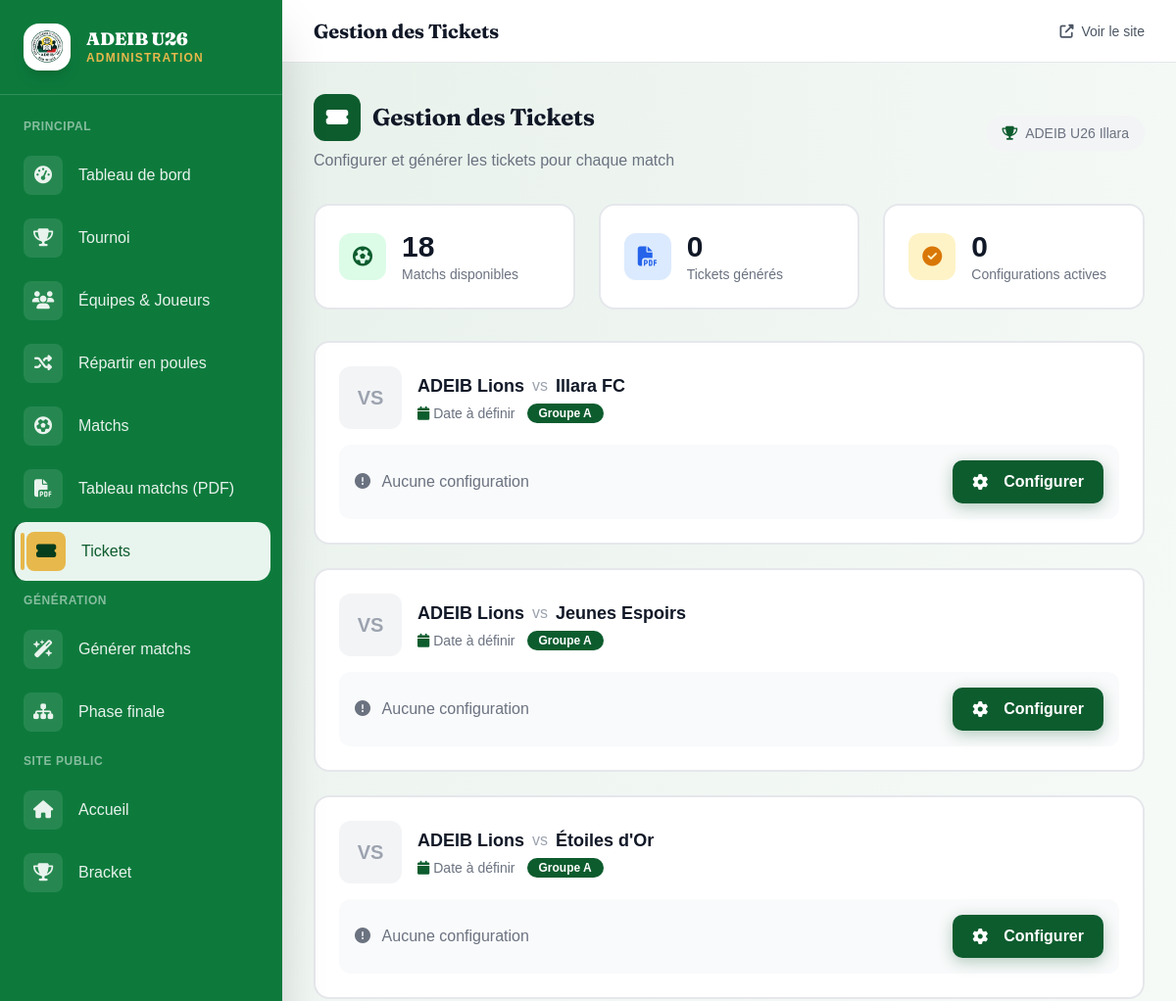
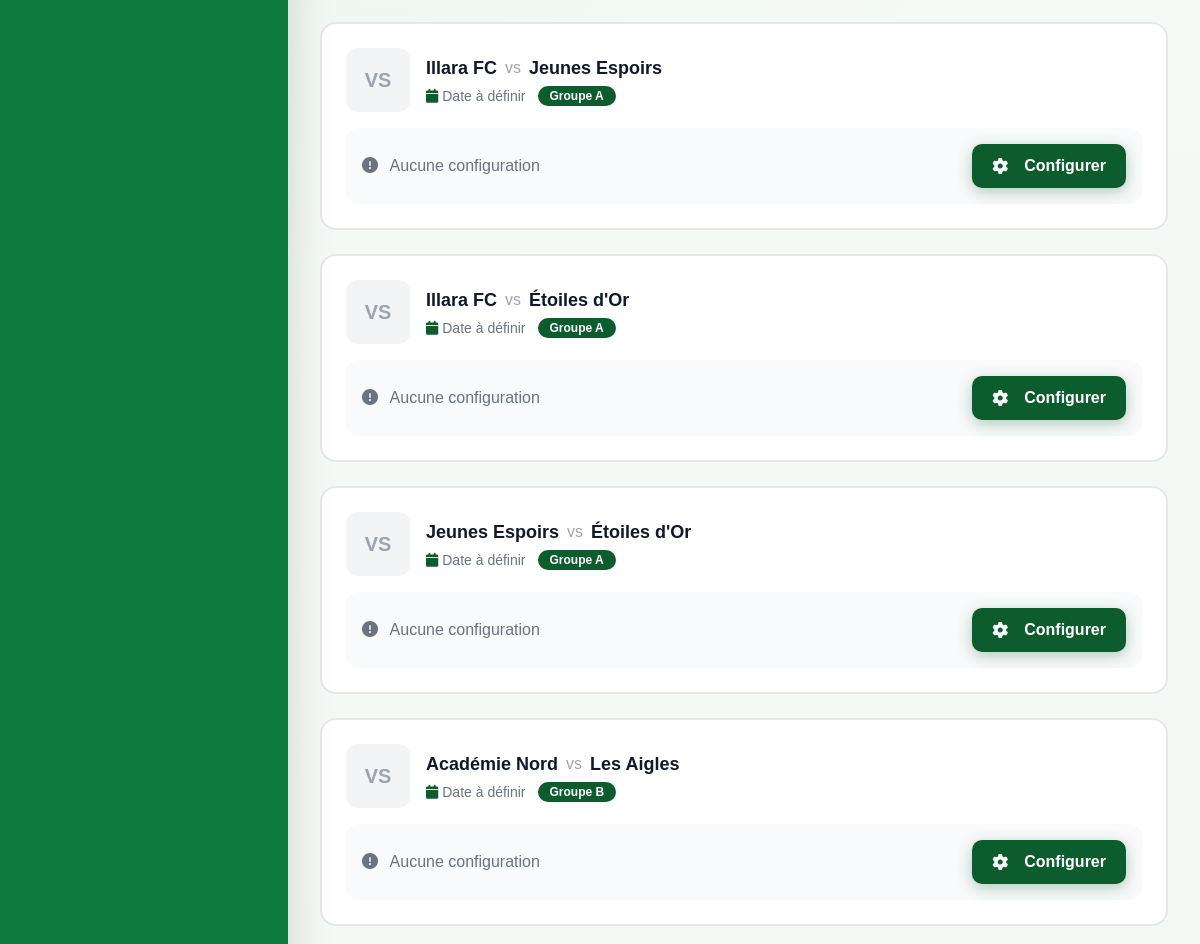
/admin-panel/tickets/ (signed in, upper part), run on an earlier commit of the app's database (2 pictures, top to bottom).
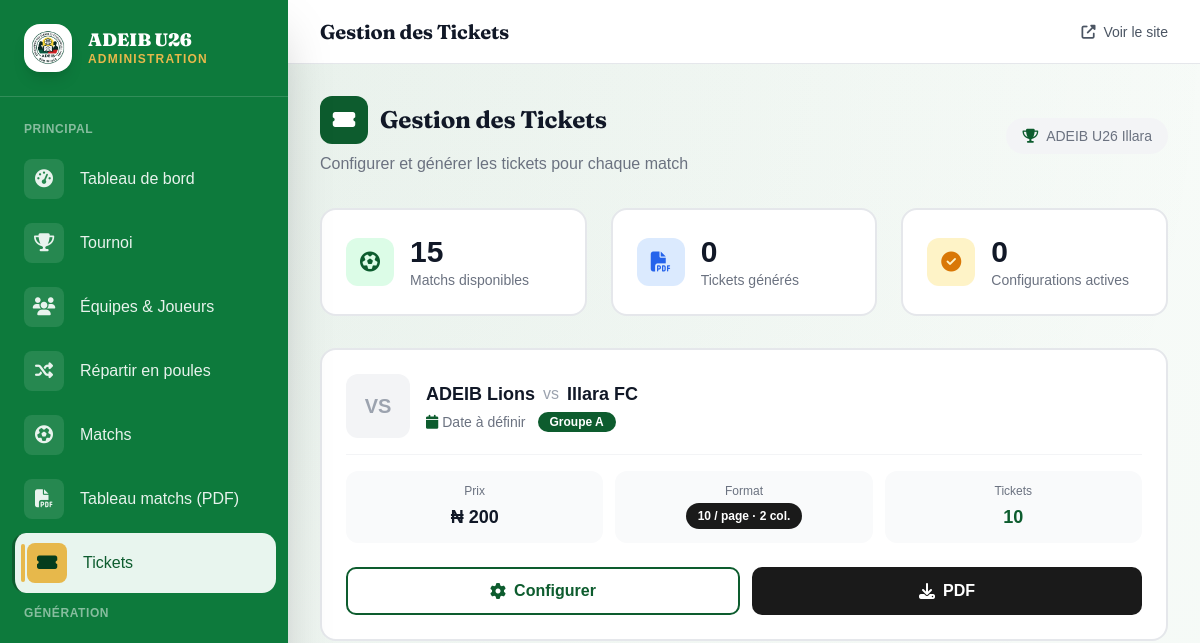
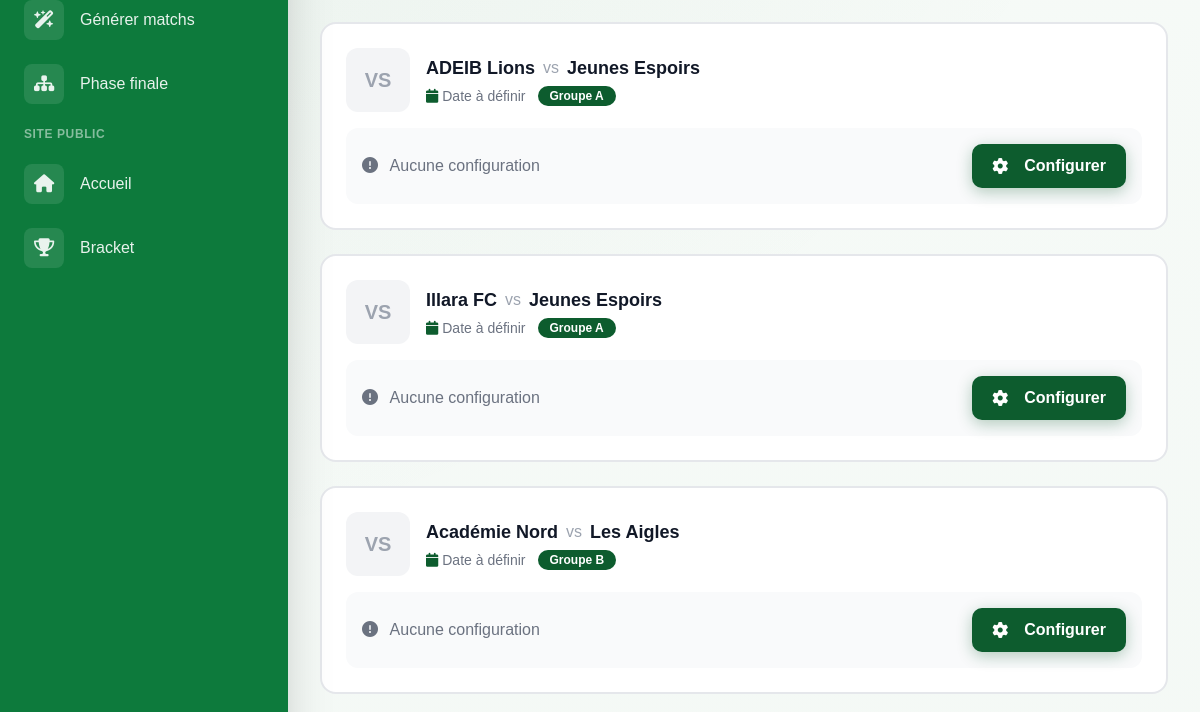
And on a later commit of the database (2 pictures, top to bottom).
### tournament/models.py (models this page shows, shortened)
class Match(models.Model):
    PHASE_CHOICES = [
        ('GROUP', 'Phase de groupes'),
        ('QF', 'Quart de finale'),
        ('SF', 'Demi-finale'),
        ('3RD', 'Match 3e place'),
        ('FINAL', 'Finale'),
    ]
    STATUS_CHOICES = [
        ('SCHEDULED', 'Programmé'),
        ('LIVE', 'En direct'),
        ('FINISHED', 'Terminé'),
        ('CANCELLED', 'Annulé'),
    ]
    tournament = models.ForeignKey(Tournament, on_delete=models.CASCADE, related_name='matches')
    phase = models.CharField(max_length=10, choices=PHASE_CHOICES, default='GROUP')
    group = models.ForeignKey(Group, on_delete=models.SET_NULL, null=True, blank=True, related_name='matches')
    home_team = models.ForeignKey(Team, on_delete=models.CASCADE, related_name='home_matches')
    away_team = models.ForeignKey(Team, on_delete=models.CASCADE, related_name='away_matches')
    match_date = models.DateTimeField(null=True, blank=True)
    venue = models.CharField(max_length=200, blank=True, default='Stade Cup Legends')
    home_score = models.PositiveIntegerField(default=0)
    away_score = models.PositiveIntegerField(default=0)
    status = models.CharField(max_length=10, choices=STATUS_CHOICES, default='SCHEDULED')
    matchday = models.PositiveIntegerField(default=1)
    live_started_at = models.DateTimeField(null=True, blank=True)
    stream_url = models.URLField(blank=True, null=True, verbose_name='Lien de diffusion')
    stream_platform = models.CharField(
        max_length=10, choices=STREAM_PLATFORM_CHOICES, default='YOUTUBE',
        blank=True, verbose_name='Plateforme de diffusion',
    )
    man_of_the_match = models.ForeignKey(
        'Player', on_delete=models.SET_NULL, null=True, blank=True,
        related_name='motm_awards', verbose_name='Homme du match',
    )
    class Meta:
        verbose_name = 'Match'
        verbose_name_plural = 'Matchs'
        ordering = ['match_date']

class Team(models.Model):
    tournament = models.ForeignKey(Tournament, on_delete=models.CASCADE, related_name='teams')
    name = models.CharField(max_length=200)
    logo = models.ImageField(upload_to='teams/', blank=True, null=True)
    group = models.ForeignKey(Group, on_delete=models.SET_NULL, null=True, blank=True, related_name='teams')
    coach_name = models.CharField(max_length=200, blank=True, verbose_name='Entraîneur')
    president_name = models.CharField(max_length=200, blank=True, verbose_name='Président')
    qr_code = models.ImageField(upload_to='qrcodes/', blank=True, null=True)
    created_at = models.DateTimeField(auto_now_add=True)
    class Meta:
        verbose_name = 'Équipe'
        ordering = ['name']

class Group(models.Model):
    GROUP_CHOICES = [
        ('A', 'Groupe A'), ('B', 'Groupe B'), ('C', 'Groupe C'),
        ('D', 'Groupe D'), ('E', 'Groupe E'), ('F', 'Groupe F'),
    ]
    tournament = models.ForeignKey(Tournament, on_delete=models.CASCADE, related_name='groups')
    name = models.CharField(max_length=1, choices=GROUP_CHOICES)
    class Meta:
        verbose_name = 'Groupe'
        ordering = ['name']

class TicketConfig(models.Model):
    TICKETS_PER_PAGE = 10
    CURRENCY_CHOICES = [
        ('NGN', 'Naira (₦)'),
        ('XOF', 'FCFA (CFA)'),
    ]
    match = models.OneToOneField(Match, on_delete=models.CASCADE, related_name='ticket_config')
    price = models.DecimalField(max_digits=10, decimal_places=0, default=200, verbose_name='Prix')
    currency = models.CharField(max_length=3, choices=CURRENCY_CHOICES, default='NGN', verbose_name='Devise')
    quantity = models.PositiveIntegerField(default=100, verbose_name='Quantité à générer')
    gate_opens = models.TimeField(default='13:00', verbose_name='Ouverture des portes')
    gate_closes = models.TimeField(default='19:00', verbose_name='Fermeture des portes')
    ticket_text = models.CharField(max_length=200, blank=True, verbose_name='Texte additionnel')
    is_active = models.BooleanField(default=True)
    created_at = models.DateTimeField(auto_now_add=True)
    @property
    def currency_symbol(self):
        if self.currency == 'NGN':
            return '₦'
        return 'CFA'
    @property
    def price_display(self):
        return f"{self.currency_symbol} {self.price:,.0f}"
    class Meta:
        verbose_name = 'Configuration tickets'
        verbose_name_plural = 'Configurations tickets'

### tournament/views.py (the view)
# urls.py: path('admin-panel/tickets/', views.admin_tickets, name='admin_tickets'),
@login_required
@user_passes_test(is_admin)
def admin_tickets(request):
    tournament = get_active_tournament()
    matches = Match.objects.filter(tournament=tournament).select_related('home_team', 'away_team').prefetch_related('ticket_config')
    return render(request, 'admin_panel/tickets.html', {
        'matches': matches,
        'tournament': tournament,
    })

### tournament/context_processors.py (called while the page is built)
def active_tournament(request):
    today = timezone.localdate()
    active = Tournament.objects.filter(is_active=True)
    tournament = active.filter(
        start_date__isnull=False,
        end_date__isnull=False,
        start_date__lte=today,
        end_date__gte=today,
    ).order_by('start_date').first()
    if tournament is None:
        tournament = active.filter(
            start_date__isnull=False,
            start_date__gte=today,
        ).order_by('start_date').first()
    if tournament is None:
        tournament = active.order_by('-start_date', '-id').first()
    return {'tournament': tournament}

### tournament/views.py (called while the page is built, shortened)
def is_admin(user):
    return user.is_staff or user.is_superuser

def get_active_tournament():
    today = timezone.localdate()
    active = Tournament.objects.filter(is_active=True)
    ongoing = active.filter(
        start_date__isnull=False,
        end_date__isnull=False,
        start_date__lte=today,
        end_date__gte=today,
    ).order_by('start_date').first()
    if ongoing:
        return ongoing

### templates/admin_panel/tickets.html (shortened to what the changed rows need)
{% extends 'admin_panel/base_admin.html' %}
{% block page_title %}Gestion des Tickets{% endblock %}
{% block content %}
<div class="w-full">
  <div class="flex flex-col sm:flex-row sm:items-center justify-between gap-4 mb-8 animate-fadeInUp">
    <div>
      <h1 class="text-2xl font-bold text-gray-900 flex items-center gap-3">
        <div class="w-12 h-12 bg-[#0d5c2e] rounded-xl flex items-center justify-center">
          <i class="fas fa-ticket-alt text-white text-xl"></i>
        </div>
        Gestion des Tickets
      </h1>
    </div>
  </div>
  <div class="grid grid-cols-1 md:grid-cols-3 gap-6 mb-8">
    <div class="stat-card animate-fadeInUp" style="animation-delay: 0.05s;">
      <div class="flex items-center gap-4">
        <div>
          <div class="text-3xl font-black text-gray-900">{{ matches|length }}</div>
          <div class="text-sm text-gray-500 font-medium">Matchs disponibles</div>
        </div>
      </div>
    </div>
  </div>
  <div class="grid grid-cols-1 xl:grid-cols-2 gap-6">
    {% for match in matches %}
    <div class="ticket-card animate-slideIn" style="animation-delay: {% widthratio forloop.counter 1 50 %}ms;">
      <div class="flex flex-col gap-4">
        <div class="flex items-start justify-between">
          <div class="flex items-center gap-4">
            <div class="w-16 h-16 bg-gray-100 rounded-xl flex items-center justify-center text-xl font-black text-gray-400">
              VS
            </div>
            <div>
              <div class="flex items-center gap-2 flex-wrap">
                <span class="font-bold text-gray-900 text-lg">{{ match.home_team.name }}</span>
                <span class="text-gray-400 font-medium">vs</span>
                <span class="font-bold text-gray-900 text-lg">{{ match.away_team.name }}</span>
              </div>
              <div class="flex items-center gap-3 mt-1 text-sm text-gray-500">
                <span class="flex items-center gap-1">
                  <i class="fas fa-calendar text-[#0d5c2e]"></i>
                  {% if match.match_date %}{{ match.match_date|date:"d/m/Y" }}{% else %}Date à définir{% endif %}
                </span>
                {% if match.group %}
                <span class="bg-[#0d5c2e] text-white px-3 py-0.5 rounded-full text-xs font-bold">
                  Groupe {{ match.group.name }}
                </span>
                {% endif %}
              </div>
            </div>
          </div>
        </div>
        {% if match.ticket_config %}
        <div class="grid grid-cols-3 gap-3 pt-4 border-t border-gray-100">
          <div class="text-center p-3 bg-gray-50 rounded-xl">
            <div class="text-xs text-gray-500 mb-1">Prix</div>
            <div class="font-bold text-gray-900 text-lg">{{ match.ticket_config.price_display }}</div>
          </div>
          <div class="text-center p-3 bg-gray-50 rounded-xl">
            <div class="text-xs text-gray-500 mb-1">Format</div>
            <span class="ticket-badge ticket-badge-small">10 / page · 2 col.</span>
          </div>
          <div class="text-center p-3 bg-gray-50 rounded-xl">
            <div class="text-xs text-gray-500 mb-1">Tickets</div>
            <div class="font-bold {% if match.ticket_config.tickets.count > 0 %}text-[#0d5c2e]{% else %}text-gray-400{% endif %} text-lg">
              {{ match.ticket_config.tickets.count }}
            </div>
          </div>
        </div>
        <div class="flex gap-3 pt-2">
          <a href="{% url 'admin_ticket_config' match.pk %}" class="btn-config flex-1 justify-center">
            <i class="fas fa-cog"></i>
            Configurer
          </a>
          {% if match.ticket_config.tickets.count > 0 %}
          <a href="{% url 'admin_download_tickets' match.ticket_config.pk %}" class="btn-download flex-1 justify-center">
            <i class="fas fa-download"></i>
            PDF
          </a>
          {% else %}
          <a href="{% url 'admin_generate_tickets' match.ticket_config.pk %}" class="btn-generate flex-1 justify-center">
            <i class="fas fa-plus"></i>
            Générer
          </a>
          {% endif %}
        </div>
        {% else %}
        <div class="flex items-center justify-between p-4 bg-gray-50 rounded-xl">
          <div class="text-gray-500">
            <i class="fas fa-exclamation-circle mr-2"></i>
            Aucune configuration
          </div>
          <a href="{% url 'admin_ticket_config' match.pk %}" class="btn-generate">
            <i class="fas fa-cog mr-2"></i>
            Configurer
          </a>
        </div>
        {% endif %}
      </div>
    </div>
    {% endfor %}
  </div>
</div>
{% endblock %}

What changed in the data, as far as the page shows it:
removed Match: home_team.name "ADEIB Lions", away_team.name "Étoiles d'Or", shows "Date à définir", group.name "A", shows "Aucune configuration"
removed Match: home_team.name "Illara FC", away_team.name "Étoiles d'Or", shows "Date à définir", group.name "A", shows "Aucune configuration"
removed Match: home_team.name "Jeunes Espoirs", away_team.name "Étoiles d'Or", shows "Date à définir", group.name "A", shows "Aucune configuration"
changed Match (number 1 of 4 on the later page): ticket_config.price_display (not shown) → "₦ 200"; ticket_config.tickets.count (not shown) → "10"; text "Aucune configuration" → "Prix Format 10 / page · 2 col. Tickets PDF"
Also different on the page:
{{ matches|length }}: "18" → "15"
